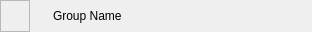
<?xml version="1.0" encoding="UTF-8"?>
<ui version="4.0">
 <class>LayerWidget</class>
 <widget class="QWidget" name="LayerWidget">
  <property name="geometry">
   <rect>
    <x>0</x>
    <y>0</y>
    <width>312</width>
    <height>32</height>
   </rect>
  </property>
  <property name="minimumSize">
   <size>
    <width>0</width>
    <height>32</height>
   </size>
  </property>
  <property name="windowTitle">
   <string>Form</string>
  </property>
  <layout class="QGridLayout" name="gridLayout_2">
   <property name="leftMargin">
    <number>0</number>
   </property>
   <property name="topMargin">
    <number>0</number>
   </property>
   <property name="rightMargin">
    <number>0</number>
   </property>
   <property name="bottomMargin">
    <number>0</number>
   </property>
   <property name="spacing">
    <number>0</number>
   </property>
   <item row="0" column="0">
    <widget class="QWidget" name="widget" native="true">
     <layout class="QHBoxLayout" name="horizontalLayout_2">
      <property name="spacing">
       <number>0</number>
      </property>
      <property name="leftMargin">
       <number>0</number>
      </property>
      <property name="topMargin">
       <number>0</number>
      </property>
      <property name="rightMargin">
       <number>0</number>
      </property>
      <property name="bottomMargin">
       <number>0</number>
      </property>
      <item>
       <widget class="QFrame" name="frame_2">
        <property name="minimumSize">
         <size>
          <width>30</width>
          <height>30</height>
         </size>
        </property>
        <property name="maximumSize">
         <size>
          <width>30</width>
          <height>16777215</height>
         </size>
        </property>
        <property name="frameShape">
         <enum>QFrame::StyledPanel</enum>
        </property>
        <property name="frameShadow">
         <enum>QFrame::Raised</enum>
        </property>
        <layout class="QGridLayout" name="gridLayout">
         <property name="leftMargin">
          <number>0</number>
         </property>
         <property name="topMargin">
          <number>0</number>
         </property>
         <property name="rightMargin">
          <number>0</number>
         </property>
         <property name="bottomMargin">
          <number>0</number>
         </property>
         <property name="spacing">
          <number>0</number>
         </property>
         <item row="0" column="0">
          <widget class="QPushButton" name="hidePushButton">
           <property name="minimumSize">
            <size>
             <width>30</width>
             <height>30</height>
            </size>
           </property>
           <property name="maximumSize">
            <size>
             <width>30</width>
             <height>16777215</height>
            </size>
           </property>
           <property name="text">
            <string/>
           </property>
           <property name="icon">
            <iconset resource="../../resources.qrc">
             <normaloff>:/images/images/window_show.svg</normaloff>:/images/images/window_show.svg</iconset>
           </property>
           <property name="flat">
            <bool>true</bool>
           </property>
          </widget>
         </item>
        </layout>
       </widget>
      </item>
      <item>
       <layout class="QHBoxLayout" name="horizontalLayout">
        <property name="leftMargin">
         <number>4</number>
        </property>
        <property name="rightMargin">
         <number>4</number>
        </property>
        <item>
         <widget class="QLabel" name="label">
          <property name="minimumSize">
           <size>
            <width>15</width>
            <height>15</height>
           </size>
          </property>
          <property name="maximumSize">
           <size>
            <width>15</width>
            <height>15</height>
           </size>
          </property>
          <property name="text">
           <string/>
          </property>
          <property name="pixmap">
           <pixmap resource="../../resources.qrc">:/images/images/window_group_closed.svg</pixmap>
          </property>
          <property name="scaledContents">
           <bool>true</bool>
          </property>
         </widget>
        </item>
       </layout>
      </item>
      <item>
       <widget class="QLabel" name="layerNameLabel">
        <property name="text">
         <string>Group Name</string>
        </property>
       </widget>
      </item>
      <item>
       <spacer name="horizontalSpacer">
        <property name="orientation">
         <enum>Qt::Horizontal</enum>
        </property>
        <property name="sizeHint" stdset="0">
         <size>
          <width>19</width>
          <height>20</height>
         </size>
        </property>
       </spacer>
      </item>
      <item>
       <widget class="QWidget" name="layerOptionsWidget" native="true">
        <property name="minimumSize">
         <size>
          <width>0</width>
          <height>32</height>
         </size>
        </property>
        <property name="maximumSize">
         <size>
          <width>32</width>
          <height>16777215</height>
         </size>
        </property>
       </widget>
      </item>
     </layout>
    </widget>
   </item>
  </layout>
 </widget>
 <resources>
  <include location="../../resources.qrc"/>
 </resources>
 <connections/>
</ui>
